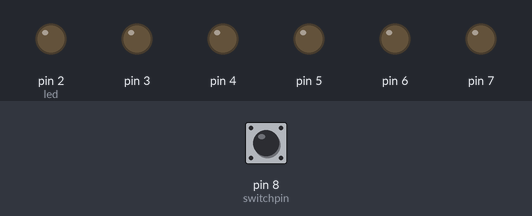
A sketch run on a simulated Arduino Uno, built with avr-gcc and run on an emulated ATmega328P. Shown: output pins drawn as LEDs (lit = HIGH). The inputs (shaded band) are chosen by the test bench; at power-on: pin 8 (switchpin) LOW.

Above: at 0.1 s.
At 60.1 s:
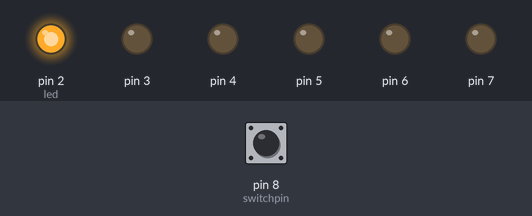
At 120.1 s:
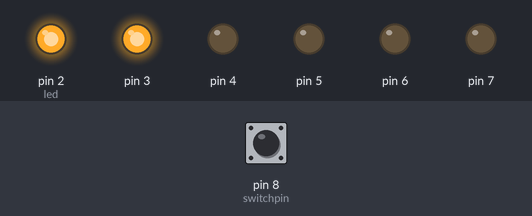
Timing chart, 0 to 121.6 s (numbered marks = the images above):
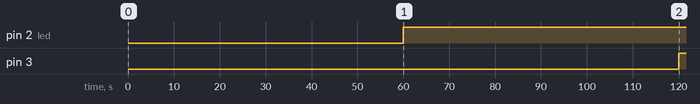

The sketch:

digital-hourglass.ino
```cpp
const int switchpin = 8;
unsigned long previoustime = 0;
int switchstate = 0;
int prevswitchstate = 0;
int led = 2;
long interval = 60000;

void setup() {
  // put your setup code here, to run once:
  for(int x = 2;x<8;x++){
    pinMode(x, OUTPUT);
  }
}

void loop() {
  // put your main code here, to run repeatedly:
  unsigned long currenttime = millis();
  if(currenttime - previoustime > interval) {
    previoustime = currenttime;
    digitalWrite(led, HIGH);
    led++;
    if(led == 7){
    }
  }
  switchstate = digitalRead(switchpin);
  if(switchstate != prevswitchstate){
    for(int x = 2;x<8;x++){
      digitalWrite(x, LOW);
    }
    led = 2;
    previoustime = currenttime;
  }
  prevswitchstate = switchstate;
}
```

Measured:
- by itself, pin 2 (led): LOW → HIGH at 60.0 s
- by itself, pin 3: LOW → HIGH at 120 s
